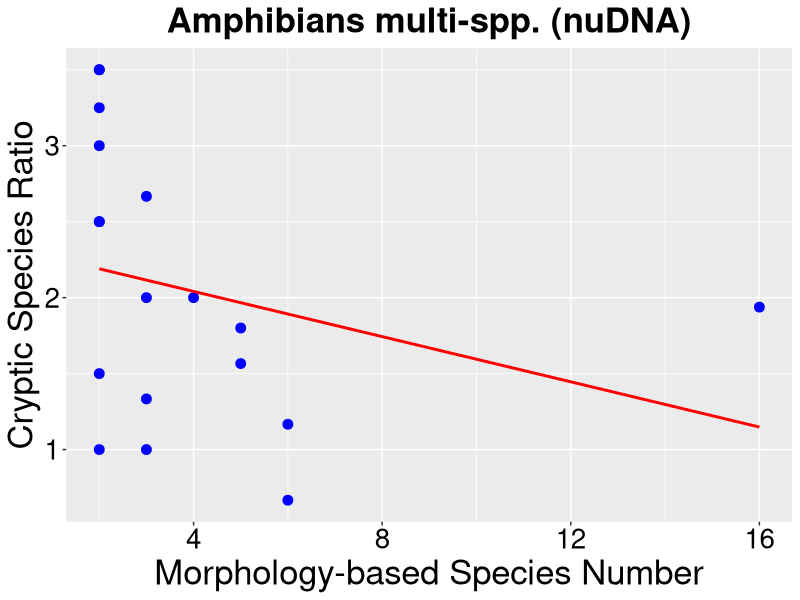
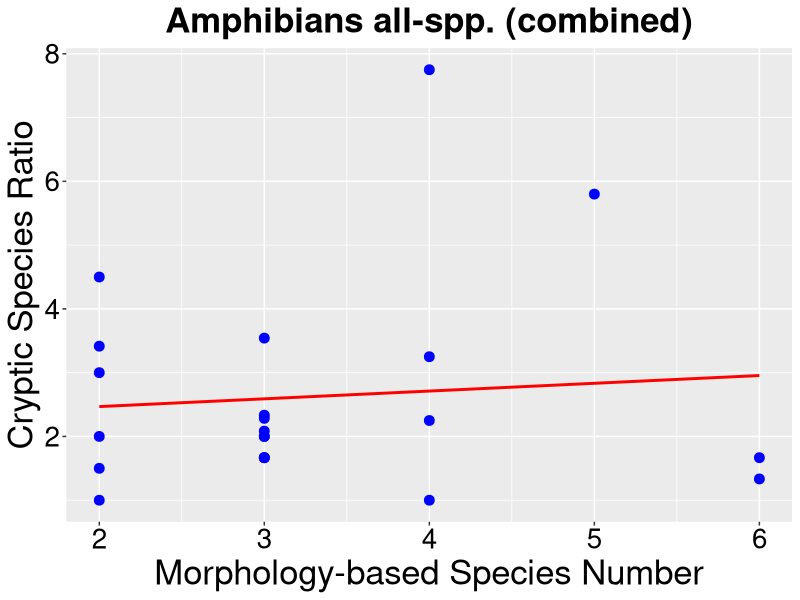
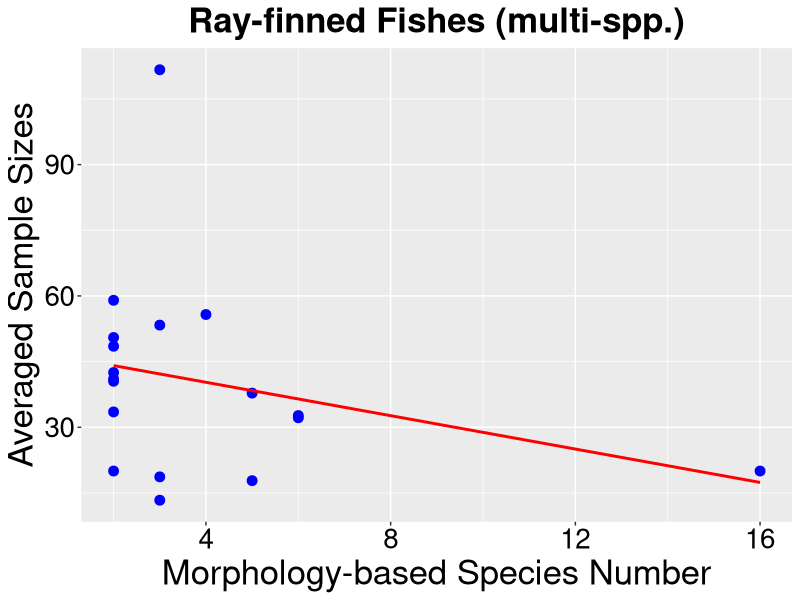

Reproduce these figures in R, in order.
#correlation between morphology-based species numbers and the cryptic ratios/sample sizes
#Yinpeng Zhang
#Last edit on Dec 8th 2024


library(ggplot2)
#all morphology-based species studies (change the file names for each vertebrate class)
ratio <- read.csv("datasets_all/amphibian_ratios.csv", header = TRUE)
sample <- read.csv("datasets_all/amphibian_sample.csv", header = TRUE)
#multiple morphology-based species studies(change the file names for each vertebrate class)
ratio <- read.csv("datasets_mul/amphibian_ratios.csv", header = TRUE)
sample <- read.csv("datasets_mul/amphibian_sample.csv", header = TRUE)
#
#Pearson corr for mor-spp. number vs cryptic ratios
#nuDNA only
ratio_result_nu <- cor.test(x = ratio$morph_number_nu, y = ratio$ratio_nu, method = "pearson")
print(ratio_result_nu)
#combined molecular
ratio_result_comb <- cor.test(x = ratio$morph_number_comb, y = ratio$ratio_comb, method = "pearson")
print(ratio_result_comb)

#Pearson corr for mor-spp. number vs mean sample sizes (nuDNA-only)
sample_result_nu <- cor.test(x = sample$morph_number_nu, y = sample$sample_nu, method = "pearson")
print(sample_result_nu)

#Optional: for ratio analysis, record p and r if needed
#nu only
p_value <- ratio_result_nu$p.value
correlation <- ratio_result_nu$estimate

#comb
p_value <- ratio_result_comb$p.value
correlation <- ratio_result_comb$estimate

#for sample analysis
p_value <- sample_result_nu$p.value
correlation <- sample_result_nu$estimate



#plot for ratio
ggplot(data.frame(ratio), aes(x = morph_number_nu, y = ratio_nu)) +
  geom_point(size = 3, color = "blue") + 
  geom_smooth(method = "lm", se = FALSE, color = "red") + 
  labs(
    title = "Amphibians multi-spp. (nuDNA)",#change title name for each class 
    x = "Morphology-based Species Number", 
    y = "Cryptic Species Ratio"
  ) +
  theme(
    axis.text = element_text(color = "black", size = 20),
    axis.title = element_text(color = "black", size = 25),
    plot.title = element_text(color = "black", size = 25,
                              hjust = 0.5, face = "bold"),
    legend.text = element_text(size = 12), 
    legend.title = element_text(size = 14)                     
  ) +
  scale_x_continuous(breaks = seq(0, max(ratio$morph_number_nu, na.rm = TRUE), by = 4))

ggplot(data.frame(ratio), aes(x = morph_number_comb, y = ratio_comb)) +
  geom_point(size = 3, color = "blue") +
  geom_smooth(method = "lm", se = FALSE, color = "red")+
  labs(
    title = "Amphibians all-spp. (combined)", #change title names for each class
    x = "Morphology-based Species Number",
    y = "Cryptic Species Ratio"
  ) +
  theme(
    axis.text = element_text(color = "black", size = 20),
    axis.title = element_text(color = "black", size = 25),
    plot.title = element_text(color = "black", size = 25,
                              hjust = 0.5, face = "bold"),
    legend.text = element_text(size = 12),                     
    legend.title = element_text(size = 14)
  ) +
  scale_x_continuous(breaks = seq(0, max(ratio$morph_number_nu, na.rm = TRUE),by=1))

#plot for sample
ggplot(data.frame(sample), aes(x = morph_number_nu, y = sample_nu)) +
  geom_point(size = 3, color = "blue") + 
  geom_smooth(method = "lm", se = FALSE, color = "red") +
  labs(
    title = "Ray-finned Fishes (multi-spp.)", #change title name for each class
    x = "Morphology-based Species Number",  
    y = "Averaged Sample Sizes"  
  ) +
  theme(
    axis.text = element_text(color = "black", size = 20),
    axis.title = element_text(color = "black", size = 25),
    plot.title = element_text(color = "black", size = 25,
                              hjust = 0.5, face = "bold"),
    legend.text = element_text(size = 12),
    legend.title = element_text(size = 14)
  ) +
  scale_x_continuous(breaks = seq(0, max(ratio$morph_number_nu, na.rm = TRUE),by=4))

  

